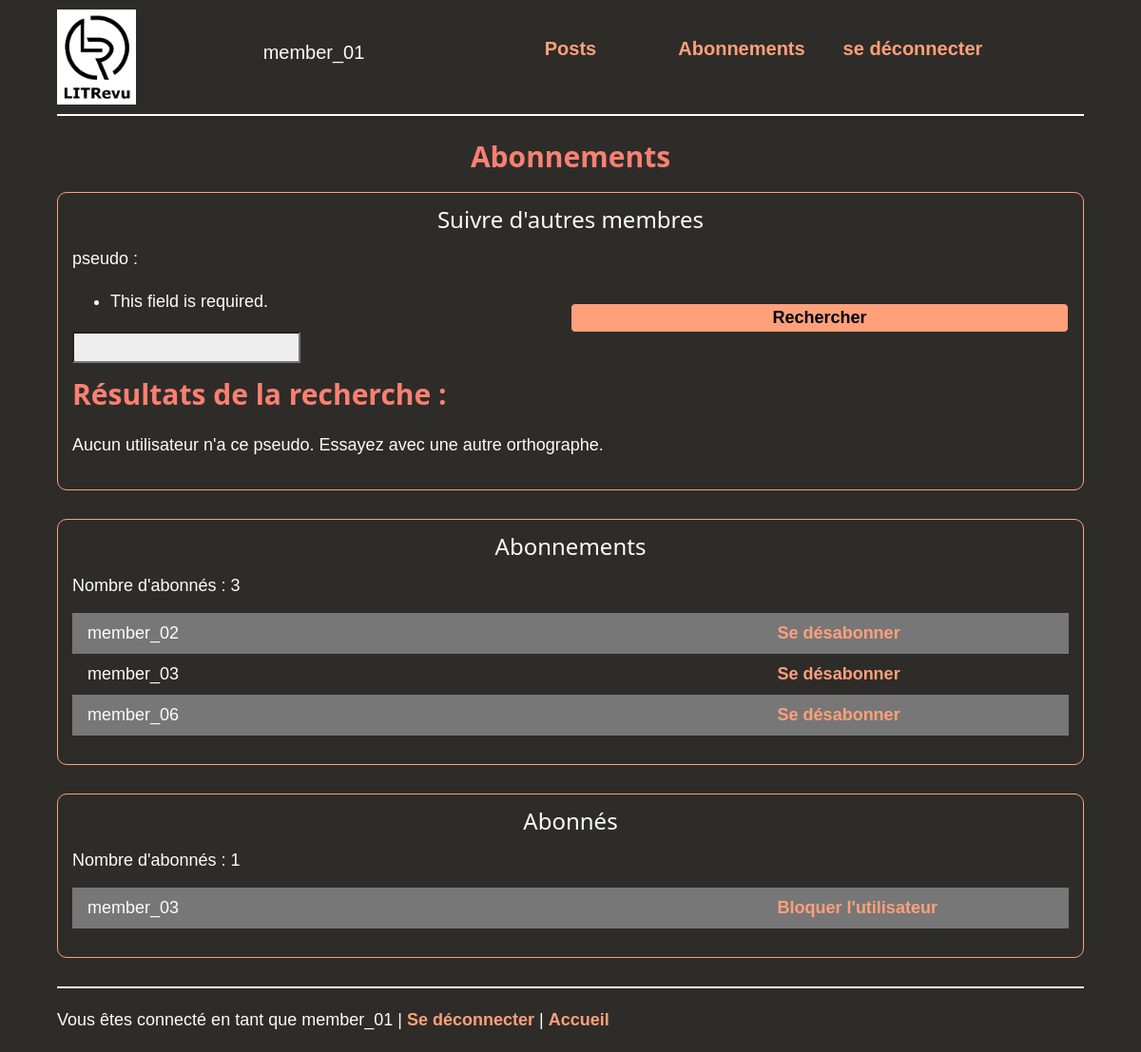
The app's page /abonnements/ (signed in), older data.
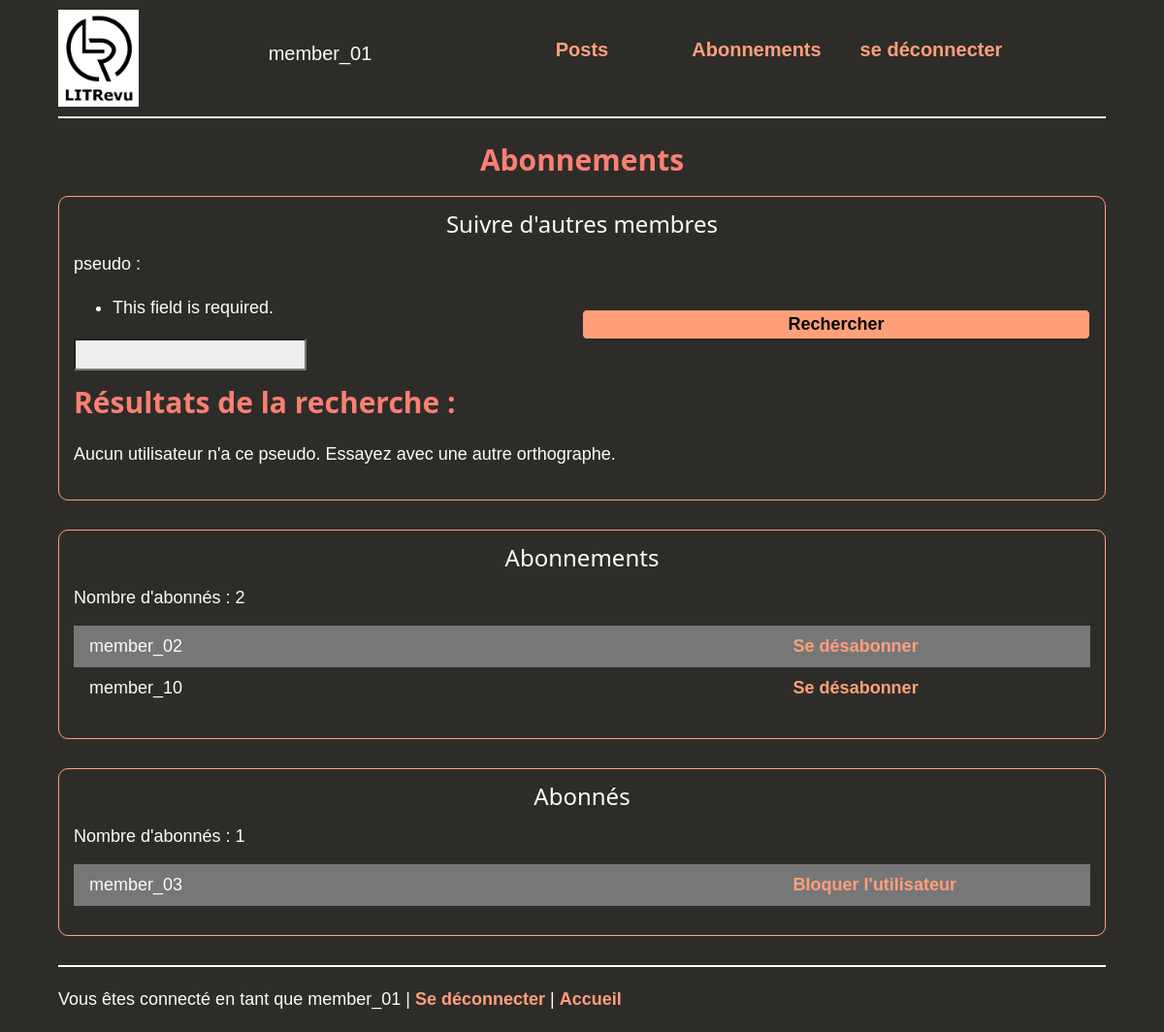
The same page, newer data.
### reviews/models.py (models this page shows)
class UserFollows(models.Model):
    user = models.ForeignKey(
        settings.AUTH_USER_MODEL,
        on_delete=models.CASCADE,
        related_name='following',
    )
    followed_user = models.ForeignKey(
        settings.AUTH_USER_MODEL,
        on_delete=models.CASCADE,
        related_name='followed_by',
    )
    class Meta:
        unique_together = ('user', 'followed_user', )
        verbose_name_plural = 'User Follows'

### reviews/views.py (the view)
# urls.py: path('abonnements/', views.abonnements, name='abonnements'),
@login_required
def abonnements(request):
    header = 'Abonnements'
    user = request.user
    " Search form to find other User instances. "
    users = []
    form = forms.UserForm(request.GET)
    if form.is_valid():
        username = form.cleaned_data['username']
        users = User.objects.filter(username__icontains=username)
    " Subscriptions and followers to display. "
    followed = UserFollows.objects.filter(
        user__username=request.user.username)
    followers = UserFollows.objects.filter(
        followed_user__username=request.user.username)
    return render(request, 'rev/abonnements.html', context={
            'header': header,
            'followed': followed,
            'followers': followers,
            'user': user,
            'users': users,
            'form': form,
        }
    )

### reviews/forms.py
class UserForm(forms.Form):
    username = forms.CharField(label="pseudo ", max_length=150)

### reviews/templates/rev/abonnements.html (shortened to what this page needs)
{% extends 'base.html' %}
{% block content %}
    <div class="cadre">
        <h3 class="w3-center">Suivre d'autres membres</h3>
        <form action="" method="get">
            <div class="w3-row">
                <div class="w3-col m6">
                    {{ form }}
                </div>
                <div class="w3-col m6">
                    <button class="serach_button" type="submit">Rechercher</button>
                </div>
            </div>
        </form>
        <h2>Résultats de la recherche :</h2>
        {% if users %}
        <table class="w3-table w3-striped">
            {% for u in users %}
            <tr>
                <td>{{ u }} (id : {{ u.id }}) </td>
                <td><a href="{% url 'create-abo' user_id=u.id %}">S'abonner</a> </td>
            </tr>
            {% empty %}
                <p>Aucun membre n'a ce pseudo </p>
            {% endfor %}
        </table>
        {% else %}
        <p>
            Aucun utilisateur n'a ce pseudo. Essayez avec une autre orthographe.
        </p>
        {% endif %}
    </div>
    <div class="cadre">
        <h3 class="w3-center">Abonnements</h3>
        Nombre d'abonnés : {{ followed.all.count }} <br>
        <table class="w3-table w3-striped subscriptions">
            {% for f in followed %}
            <tr>
                <td>{{ f.followed_user }} </td>
                <td><a href="{% url 'delete-abo' abonnements_id=f.id %}">Se désabonner</a> </td>
            </tr>
            {% empty %}
            <tr>
                <td>
                    <p>Vous n'avez pas d'abonnement </p>
                </td>
            </tr>
            {% endfor %}
        </table>
    </div>
    <div class="cadre">
        <h3 class="w3-center">Abonnés</h3>
        Nombre d'abonnés : {{ followers.all.count }} <br>
        <table class="w3-table w3-striped subscriptions">
            {% for fr in followers %}
            <tr>
                <td>{{ fr.user }} </td>
                <td><a href="{% url 'block-user' block_user_id=fr.user.id user_id=fr.followed_user.id %}">
                    Bloquer l'utilisateur
                </a> </td>
            </tr>
            {% empty %}
            <tr>
                <td>
                    <p>Vous n'avez pas d'abonné </p>
                </td>
            </tr>
            {% endfor %}
        </table>
    </div>
{% endblock content %}

Row changes from the older to the newer data that the page shows:
removed UserFollows: followed_user "member_03", shown under "Abonnements"
removed UserFollows: followed_user "member_06", shown under "Abonnements"
added UserFollows: followed_user "member_10", shown under "Abonnements"
Text that changed along with them:
{{ followed.all.count }}: "3" → "2"
